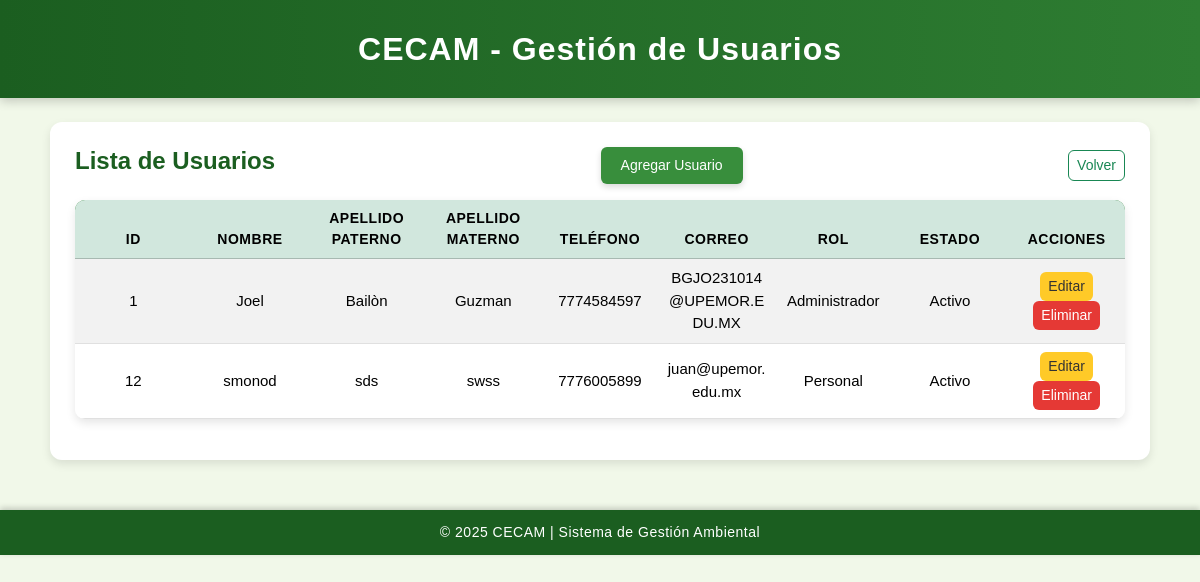
Before: /index.php?view=gestion_usuarios (signed in) with the older database file.
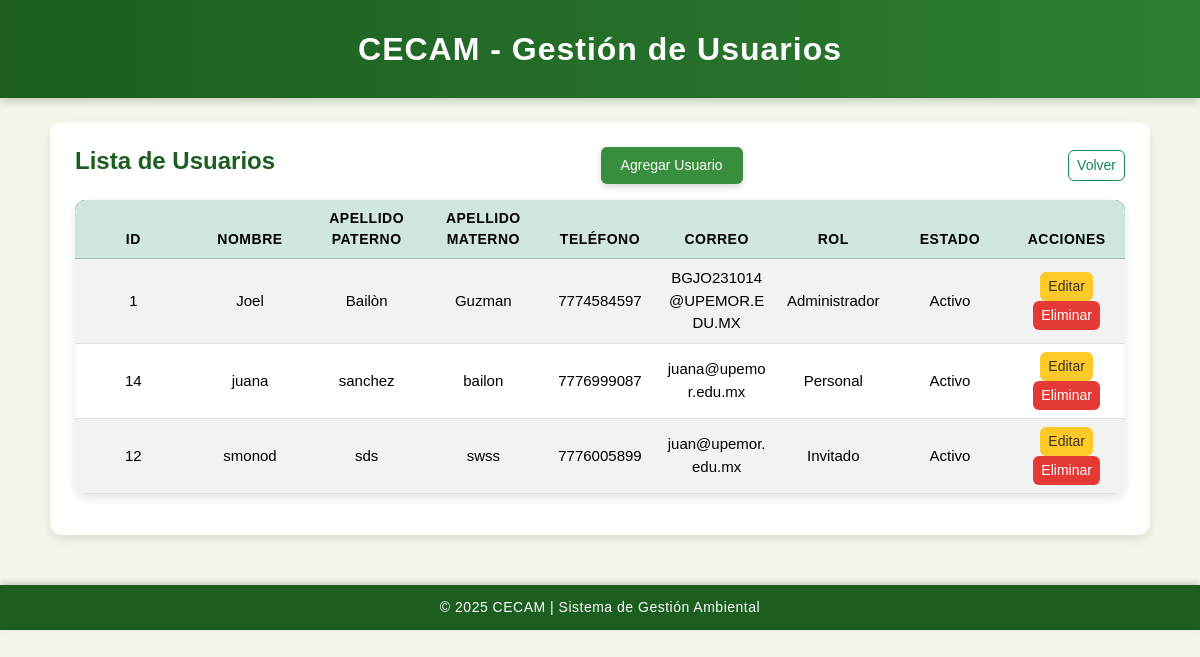
After: the same page with the newer database file.
### tables this page shows
CREATE TABLE `usuario` (
  `idUsuario` int(11) NOT NULL AUTO_INCREMENT,
  `Nombre` varchar(50) NOT NULL,
  `ApellidoPaterno` varchar(50) NOT NULL,
  `ApellidoMaterno` varchar(50) DEFAULT NULL,
  `Telefono` varchar(15) DEFAULT NULL,
  `Correo` varchar(100) NOT NULL,
  `Pass` varchar(255) NOT NULL,
  `Cargo` varchar(100) DEFAULT NULL,
  `FechaRegistro` datetime DEFAULT current_timestamp(),
  `CreadoPor` int(11) DEFAULT NULL,
  `Estado` enum('Activo','Inactivo') DEFAULT 'Activo',
  `idRol` int(11) NOT NULL,
  PRIMARY KEY (`idUsuario`),
  UNIQUE KEY `Correo` (`Correo`),
  KEY `idRol` (`idRol`),
  KEY `fk_usuario_CreadoPor` (`CreadoPor`),
  CONSTRAINT `Usuario_ibfk_1` FOREIGN KEY (`idRol`) REFERENCES `rol` (`idRol`),
  CONSTRAINT `fk_usuario_CreadoPor` FOREIGN KEY (`CreadoPor`) REFERENCES `usuario` (`idUsuario`) ON DELETE SET NULL ON UPDATE CASCADE
);

CREATE TABLE `rol` (
  `idRol` int(11) NOT NULL AUTO_INCREMENT,
  `Nombre` varchar(50) NOT NULL,
  `Descripcion` text DEFAULT NULL,
  PRIMARY KEY (`idRol`)
);

### app/controllers/UsuarioController.php (called while the page is built, shortened)
<?php
require_once __DIR__ . '/../models/UsuarioModel.php';
class UsuarioController {
    private $model;
    public function __construct($connection = null) {
        $this->model = new UsuarioModel($connection);
    }
    public function index() {
        $usuarios = $this->model->getAllUsersWithRole();
        include __DIR__ . '/../views/gestion_usuarios.php';
    }
}

### app/models/Model.php (called while the page is built, shortened)
<?php
class Model
{
    public function __construct($connection = null)
    {
        if ($connection) {
            $this->db = $connection;
        } else {
            $database = new Database();
            $this->db = $database->connect();
        }
    }
}

### app/models/UsuarioModel.php (called while the page is built, shortened)
<?php
require_once(__DIR__ . '/Model.php');
class UsuarioModel extends Model
{
    public function getAllUsersWithRole()
    {
        $sql = "
            SELECT
                u.idUsuario,
                u.Nombre,
                u.ApellidoPaterno,
                u.ApellidoMaterno,
                u.Telefono,
                u.Correo,
                r.Nombre AS NombreRol,
                u.Estado
            FROM Usuario u
            JOIN Rol r ON u.idRol = r.idRol
            ORDER BY u.ApellidoPaterno, u.ApellidoMaterno, u.Nombre
        ";
        $result = $this->db->query($sql);
        return $result->fetch_all(MYSQLI_ASSOC);
    }
}
?>

### app/views/gestion_usuarios.php (the view, shortened to what this page needs)
<!DOCTYPE html>
<html lang="es">
<head>
  <link href="https://cdn.jsdelivr.net/npm/bootstrap@5.3.2/dist/css/bootstrap.min.css" rel="stylesheet">
  <link rel="stylesheet" href="public/css/usuarios.css">
</head>
<body>
<header>
  <h3>CECAM - Gestión de Usuarios</h3>
</header>
<div class="container mt-4">
  <div class="d-flex justify-content-between align-items-center mb-3">
    <h4>Lista de Usuarios</h4>
    <button class="btn btn-add" data-bs-toggle="modal" data-bs-target="#modalAgregar">Agregar Usuario</button>
    <a href="index.php?view=dashboard_admin" class="btn btn-outline-success btn-sm">Volver</a>
  </div>
  <table class="table table-striped text-center align-middle">
    <thead class="table-success">
      <tr>
        <th>ID</th>
        <th>Nombre</th>
        <th>Apellido Paterno</th>
        <th>Apellido Materno</th>
        <th>Teléfono</th>
        <th>Correo</th>
        <th>Rol</th>
        <th>Estado</th>
        <th>Acciones</th>
      </tr>
    </thead>
    <tbody>
      <?php if (!empty($usuarios)): ?>
        <?php foreach ($usuarios as $u): ?>
        <tr>
          <td><?= htmlspecialchars($u['idUsuario']) ?></td>
          <td><?= htmlspecialchars($u['Nombre']) ?></td>
          <td><?= htmlspecialchars($u['ApellidoPaterno']) ?></td>
          <td><?= htmlspecialchars($u['ApellidoMaterno']) ?></td>
          <td><?= htmlspecialchars($u['Telefono']) ?></td>
          <td><?= htmlspecialchars($u['Correo']) ?></td>
          <td><?= htmlspecialchars($u['NombreRol']) ?></td>
          <td><?= htmlspecialchars($u['Estado']) ?></td>
          <td>
            <button
              class="btn btn-warning btn-sm btnEditar"
              data-id="<?= $u['idUsuario'] ?>"
              data-nombre="<?= htmlspecialchars($u['Nombre']) ?>"
              data-apellido_paterno="<?= htmlspecialchars($u['ApellidoPaterno']) ?>"
              data-apellido_materno="<?= htmlspecialchars($u['ApellidoMaterno']) ?>"
              data-telefono="<?= htmlspecialchars($u['Telefono']) ?>"
              data-correo="<?= htmlspecialchars($u['Correo']) ?>"
              data-rol="<?= htmlspecialchars($u['NombreRol']) ?>"
              data-bs-toggle="modal"
              data-bs-target="#modalEditar"
            >Editar</button>
            <a href="index.php?controller=usuario&action=eliminar&id=<?= $u['idUsuario'] ?>"
               class="btn btn-danger btn-sm"
               onclick="return confirm('¿Estás seguro de eliminar este usuario?');">
               Eliminar
            </a>
          </td>
        </tr>
        <?php endforeach; ?>
      <?php else: ?>
        <tr><td colspan="9">No hay usuarios registrados.</td></tr>
      <?php endif; ?>
    </tbody>
  </table>
</div>
<footer>© 2025 CECAM | Sistema de Gestión Ambiental</footer>
</body>
</html>

### index.php (shortened to what this page needs)
<?php
$basePath        = __DIR__;
$controllersPath = $basePath . '/app/controllers/';
$view           = $_GET['view'] ?? 'home';
switch ($view) {
case 'gestion_usuarios':
    require_once $controllersPath . 'UsuarioController.php';
    $controller = new UsuarioController($connection);
    $controller->index();
    break;
}

### public/css/usuarios.css (style rules this page uses)
body { background-color: #f1f8e9; font-family: 'Poppins', sans-serif; margin: 0; padding: 0; color: #333; }
header { background: linear-gradient(90deg, #1b5e20, #2e7d32); color: #fff; text-align: center; padding: 30px 10px; box-shadow: 0px 3px 10px rgba(0, 0, 0, 0.2); }
header h3 { font-size: 32px; font-weight: 600; letter-spacing: 1px; margin: 0; }
.container { max-width: 1100px; margin: 25px auto; background: white; padding: 25px; border-radius: 12px; box-shadow: 0px 4px 10px rgba(0, 0, 0, 0.1); }
.container h4 { font-weight: 600; color: #1b5e20; }
.btn-add, .btn-back { background-color: #388e3c; color: white !important; border: none; padding: 8px 20px; border-radius: 6px; font-weight: 500; box-shadow: 0px 3px 6px rgba(0, 0, 0, 0.15); transition: all 0.3s ease; }
table { background: #fff; border-radius: 10px; border-collapse: collapse; width: 100%; box-shadow: 0px 4px 10px rgba(0, 0, 0, 0.1); overflow: hidden; table-layout: fixed; }
thead { background: #2e7d32; color: white; }
th { padding: 12px; font-weight: 600; text-transform: uppercase; font-size: 14px; letter-spacing: 0.5px; }
td { padding: 12px; vertical-align: middle; border-bottom: 1px solid #e0e0e0; font-size: 15px; word-break: break-word; }
.btn { font-size: 14px; font-weight: 500; border-radius: 6px; transition: all 0.3s ease; }
.btn-warning { background-color: #ffca28; color: #333; border: none; }
.btn-danger { background-color: #e53935; color: #fff; border: none; }
footer { text-align: center; background-color: #1b5e20; color: #fff; padding: 12px 0; font-size: 14px; margin-top: 50px; letter-spacing: 0.5px; box-shadow: 0 -2px 6px rgba(0, 0, 0, 0.2); }

Changed rows visible on the page:
added usuario: idUsuario "14", Nombre "juana", ApellidoPaterno "sanchez", ApellidoMaterno "bailon", Telefono "7776999087", Correo "juana@upemor.edu.mx", idRol.Nombre "Personal", Estado "Activo"
changed usuario "smonod": idRol.Nombre "Personal" → "Invitado"
